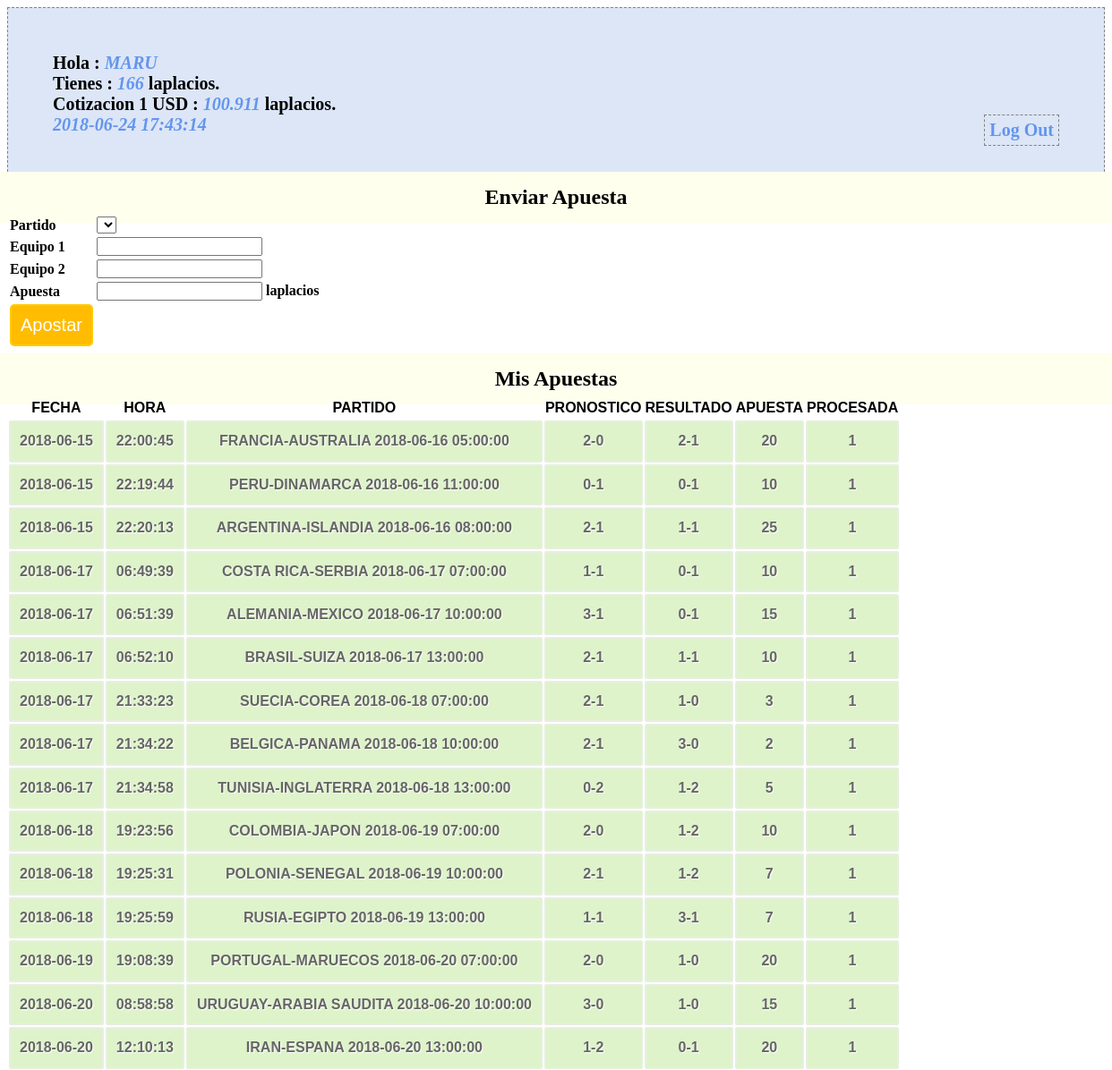
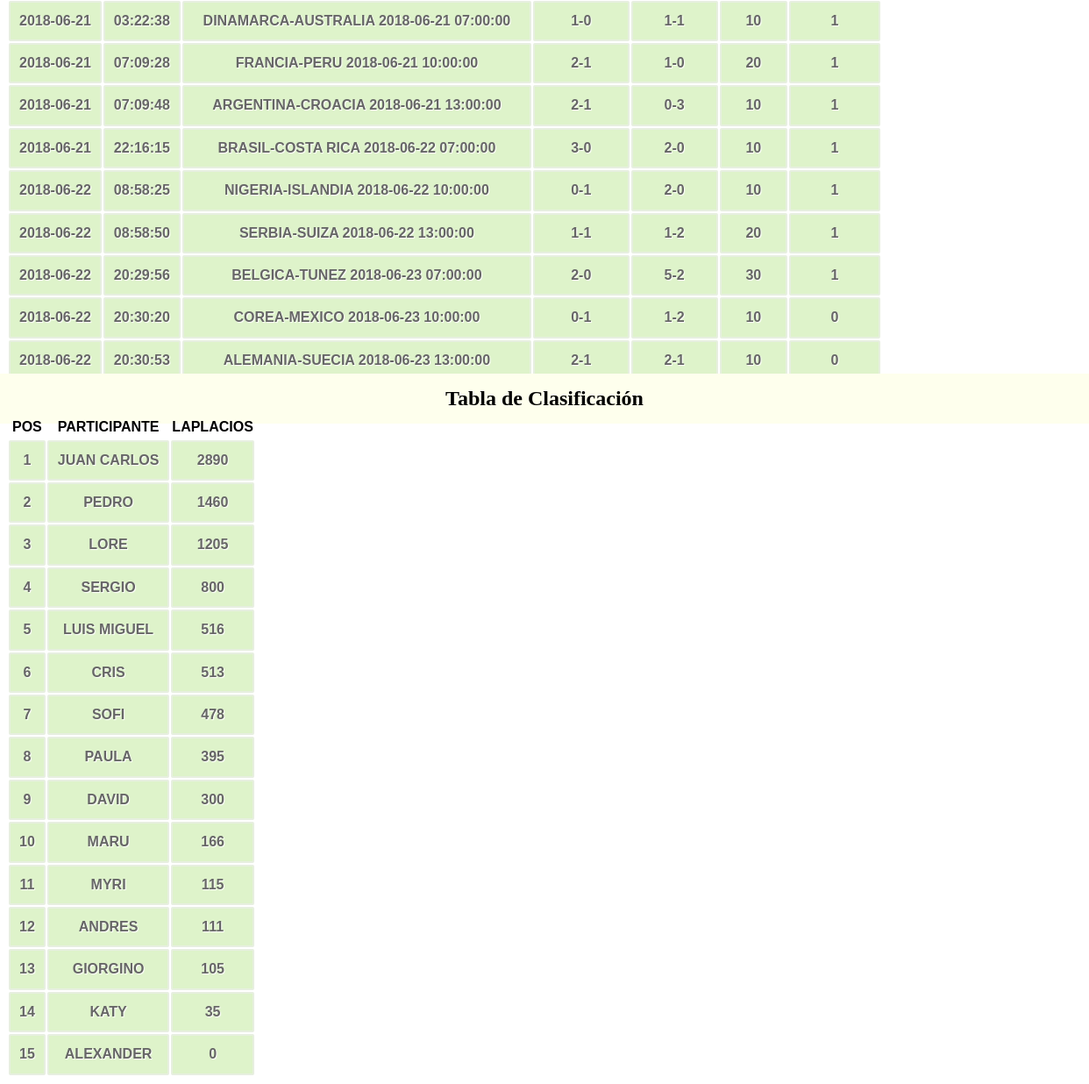
/profile.php (signed in), run on the app's committed database (2 pictures, top to bottom).
### tables this page shows
CREATE TABLE `participantes` (
  `id_participante` bigint(20) unsigned NOT NULL AUTO_INCREMENT COMMENT 'id participante',
  `nombre` varchar(60) NOT NULL COMMENT 'nombre participante',
  `saldo` int(11) NOT NULL COMMENT 'valor del saldo',
  `passwd` varchar(10) NOT NULL,
  PRIMARY KEY (`id_participante`),
  UNIQUE KEY `id_participante` (`id_participante`)
);

CREATE TABLE `banco_central_laplacio` (
  `total_laplacios` int(11) NOT NULL,
  `total_dolares` int(11) NOT NULL,
  `reserva` int(11) NOT NULL,
  `impresos` int(11) NOT NULL,
  `cotizacion` float NOT NULL
);

CREATE TABLE `apuestas` (
  `id_apuesta` bigint(20) unsigned NOT NULL AUTO_INCREMENT,
  `id_participante` bigint(20) NOT NULL,
  `id_partido` bigint(20) NOT NULL,
  `apuesta_equipo_1` int(11) NOT NULL,
  `apuesta_equipo_2` int(11) NOT NULL,
  `apuesta_valor` int(11) NOT NULL,
  `apuesta_fecha` date NOT NULL,
  `apuesta_hora` time NOT NULL,
  `procesada` tinyint(1) DEFAULT NULL,
  PRIMARY KEY (`id_apuesta`),
  UNIQUE KEY `id_apuesta` (`id_apuesta`)
);

CREATE TABLE `partidos` (
  `id_partido` bigint(20) unsigned NOT NULL AUTO_INCREMENT,
  `equipo_1` varchar(50) NOT NULL,
  `equipo_2` varchar(50) NOT NULL,
  `fecha` date NOT NULL,
  `hora` time NOT NULL,
  `resultado_equipo_1` int(11) DEFAULT NULL,
  `resultado_equipo_2` int(11) DEFAULT NULL,
  `revisado` tinyint(1) DEFAULT NULL,
  PRIMARY KEY (`id_partido`),
  UNIQUE KEY `id_partido` (`id_partido`)
);

### conn.php (called while the page is built, shortened)
<?php
$connection = mysql_connect("localhost", "laplacios2018", "");
$user_check=$_SESSION['login_user'];
$ses_sql=mysql_query("select id_participante,nombre,saldo from participantes where nombre='$user_check'", $connection);
$row = mysql_fetch_assoc($ses_sql);
$login_session =$row['nombre'];
$login_id = $row['id_participante'];
$login_saldo = $row['saldo'];
?>

### session.php (called while the page is built, shortened)
<?php
require_once('conn.php');
$current_date = date('Y-m-d');
$current_time = date('H:i:s');
$bets_query=mysql_query("select * from apuestas where id_participante='$login_id'");
$leader_query= mysql_query("select nombre,saldo from participantes order by saldo desc");
$total_banco_prev_query = mysql_query("SELECT * FROM banco_central_laplacio WHERE 1");
$total_banco_prev_row = mysql_fetch_array($total_banco_prev_query);
?>

### profile.php (the view, shortened to what this page needs)
<?php
include('session.php');
?>
<!DOCTYPE html>
<html>
<head>
<link href="style.css" rel="stylesheet" type="text/css">
</head>
<body>
<div id="profile">
<b id="welcome">Hola : <i><?php echo $login_session;?></i></b><br/>
<b>Tienes : <i><?php echo $login_saldo;?></i> laplacios.</b><br/>
<b>Cotizacion 1 USD : <i><?php echo $total_banco_prev_row[4];?></i> laplacios.</b><br/>
<b><i><?php echo $current_date.' '.$current_time; ?></i>
<b id="logout"><a href="logout.php">Log Out</a></b>
</div>
<div>
  <h2>Enviar Apuesta</h2>
  <form id="form" name="form" method="post" action="">
  <table>
    <tr>
      <td>Partido</td>
      <td>
        <select name="id_partido">
          <?php
          echo "</select>";
          ?>
      </td>
    </tr>
    <tr>
      <td>Equipo 1</td>
      <td><input id="number" min="0" step="1" type="number" name="apuesta_equipo_1" /></td>
    </tr>
    <tr>
      <td>Equipo 2</td>
      <td><input id="number" min="0" step="1" type="number" name="apuesta_equipo_2" /></td>
    </tr>
    <tr>
      <td>Apuesta</td>
      <td><input id="number" min="0" step="1" type="number" name="apuesta_valor" /> laplacios</td>
    </tr>
    <tr>
      <td><input type="submit" name="submit" id="submit" value="Apostar" /></td>
    </tr>
  </table>
  </form>
</div>
<div class="">
  <h2>Mis Apuestas</h2>
  <table class="table1">
    <thead>
      <tr>
        <th>FECHA</th>
        <th>HORA</th>
        <th>PARTIDO</th>
        <th>PRONOSTICO</th>
        <th>RESULTADO</th>
        <th>APUESTA</th>
        <th>PROCESADA</th>
      </tr>
    </thead>
    <tbody>
    <?php
      while($bet = mysql_fetch_array($bets_query)){
        $g_query = mysql_query("select * from partidos where id_partido='$bet[2]'");
        $g_row = mysql_fetch_array($g_query);
        $match = $g_row[1].'-'.$g_row[2].' '.$g_row[3].' '.$g_row[4];
        $pron = $bet[3].'-'.$bet[4];
        $resultado = $g_row[5].'-'.$g_row[6];
        echo '<tr><td>'.$bet[6].'</td>'.'<td>'.$bet[7].'</td>'.'<td>'.$match.'</td>'.'<td>'.$pron.'</td><td>'.$resultado.'</td><td>'.$bet[5].'</td><td>'.$bet[8].'</td></tr>';
      }
    ?>
    </tbody>
  </table>
</div>
<div class="">
  <h2>Tabla de Clasificación</h2>
  <table class="table1">
    <thead>
      <tr>
        <th>POS</th>
        <th>PARTICIPANTE</th>
        <th>LAPLACIOS</th>
      </tr>
    </thead>
    <tbody>
      <?php
      $indice=1;
      while ($participant = mysql_fetch_array($leader_query)){
        echo '<tr><td>'.$indice.'</td><td>'.$participant[0].'</td><td>'.$participant[1].'</td></tr>';
        $indice = $indice+1;
      }
      ?>
    </tbody>
  </table>
</div>
</body>

### style.css (style rules this page uses)
h2 { background-color:#FEFFED; text-align:center; border-radius:10px 10px 0 0; margin:-10px -40px; padding:15px }
input[type=submit] { width:100%; background-color:#FFBC00; color:#fff; border:2px solid #FFCB00; padding:10px; font-size:20px; cursor:pointer; border-radius:5px; margin-bottom:15px }
#profile { padding:50px; border:1px dashed grey; font-size:20px; background-color:#DCE6F7 }
#logout { float:right; padding:5px; border:dashed 1px gray }
a { text-decoration:none; color:#6495ed }
i { color:#6495ed }
table.table1 { font-family: "Trebuchet MS", sans-serif; font-size: 16px; font-weight: bold; line-height: 1.4em; font-style: normal; border-collapse:separate; }
.table1 tbody td { padding:10px; text-align:center; background-color:#DEF3CA; border: 2px solid #E7EFE0; -moz-border-radius:2px; -webkit-border-radius:2px; border-radius:2px; color:#666; text-shadow:1px 1px 1px #fff; }

### data on the page
participantes: nombre "MARU", saldo "166"
banco_central_laplacio: cotizacion "100.911"
apuestas: apuesta_fecha "2018-06-15", apuesta_hora "22:00:45", id_partido.hora "FRANCIA-AUSTRALIA 2018-06-16 05:00:00", pron "2-0", id_partido.resultado_equipo_2 "2-1", apuesta_valor "20", procesada "1"
apuestas: apuesta_fecha "2018-06-15", apuesta_hora "22:19:44", id_partido.hora "PERU-DINAMARCA 2018-06-16 11:00:00", pron "0-1", id_partido.resultado_equipo_2 "0-1", apuesta_valor "10", procesada "1"
apuestas: apuesta_fecha "2018-06-15", apuesta_hora "22:20:13", id_partido.hora "ARGENTINA-ISLANDIA 2018-06-16 08:00:00", pron "2-1", id_partido.resultado_equipo_2 "1-1", apuesta_valor "25", procesada "1"
apuestas: apuesta_fecha "2018-06-17", apuesta_hora "06:49:39", id_partido.hora "COSTA RICA-SERBIA 2018-06-17 07:00:00", pron "1-1", id_partido.resultado_equipo_2 "0-1", apuesta_valor "10", procesada "1"
apuestas: apuesta_fecha "2018-06-17", apuesta_hora "06:51:39", id_partido.hora "ALEMANIA-MEXICO 2018-06-17 10:00:00", pron "3-1", id_partido.resultado_equipo_2 "0-1", apuesta_valor "15", procesada "1"
apuestas: apuesta_fecha "2018-06-17", apuesta_hora "06:52:10", id_partido.hora "BRASIL-SUIZA 2018-06-17 13:00:00", pron "2-1", id_partido.resultado_equipo_2 "1-1", apuesta_valor "10", procesada "1"
apuestas: apuesta_fecha "2018-06-17", apuesta_hora "21:33:23", id_partido.hora "SUECIA-COREA 2018-06-18 07:00:00", pron "2-1", id_partido.resultado_equipo_2 "1-0", apuesta_valor "3", procesada "1"
apuestas: apuesta_fecha "2018-06-17", apuesta_hora "21:34:22", id_partido.hora "BELGICA-PANAMA 2018-06-18 10:00:00", pron "2-1", id_partido.resultado_equipo_2 "3-0", apuesta_valor "2", procesada "1"
apuestas: apuesta_fecha "2018-06-17", apuesta_hora "21:34:58", id_partido.hora "TUNISIA-INGLATERRA 2018-06-18 13:00:00", pron "0-2", id_partido.resultado_equipo_2 "1-2", apuesta_valor "5", procesada "1"
apuestas: apuesta_fecha "2018-06-18", apuesta_hora "19:23:56", id_partido.hora "COLOMBIA-JAPON 2018-06-19 07:00:00", pron "2-0", id_partido.resultado_equipo_2 "1-2", apuesta_valor "10", procesada "1"
apuestas: apuesta_fecha "2018-06-18", apuesta_hora "19:25:31", id_partido.hora "POLONIA-SENEGAL 2018-06-19 10:00:00", pron "2-1", id_partido.resultado_equipo_2 "1-2", apuesta_valor "7", procesada "1"
apuestas: apuesta_fecha "2018-06-18", apuesta_hora "19:25:59", id_partido.hora "RUSIA-EGIPTO 2018-06-19 13:00:00", pron "1-1", id_partido.resultado_equipo_2 "3-1", apuesta_valor "7", procesada "1"
apuestas: apuesta_fecha "2018-06-19", apuesta_hora "19:08:39", id_partido.hora "PORTUGAL-MARUECOS 2018-06-20 07:00:00", pron "2-0", id_partido.resultado_equipo_2 "1-0", apuesta_valor "20", procesada "1"
apuestas: apuesta_fecha "2018-06-20", apuesta_hora "08:58:58", id_partido.hora "URUGUAY-ARABIA SAUDITA 2018-06-20 10:00:00", pron "3-0", id_partido.resultado_equipo_2 "1-0", apuesta_valor "15", procesada "1"
apuestas: apuesta_fecha "2018-06-20", apuesta_hora "12:10:13", id_partido.hora "IRAN-ESPANA 2018-06-20 13:00:00", pron "1-2", id_partido.resultado_equipo_2 "0-1", apuesta_valor "20", procesada "1"
apuestas: apuesta_fecha "2018-06-21", apuesta_hora "03:22:38", id_partido.hora "DINAMARCA-AUSTRALIA 2018-06-21 07:00:00", pron "1-0", id_partido.resultado_equipo_2 "1-1", apuesta_valor "10", procesada "1"
apuestas: apuesta_fecha "2018-06-21", apuesta_hora "07:09:28", id_partido.hora "FRANCIA-PERU 2018-06-21 10:00:00", pron "2-1", id_partido.resultado_equipo_2 "1-0", apuesta_valor "20", procesada "1"
apuestas: apuesta_fecha "2018-06-21", apuesta_hora "07:09:48", id_partido.hora "ARGENTINA-CROACIA 2018-06-21 13:00:00", pron "2-1", id_partido.resultado_equipo_2 "0-3", apuesta_valor "10", procesada "1"
apuestas: apuesta_fecha "2018-06-21", apuesta_hora "22:16:15", id_partido.hora "BRASIL-COSTA RICA 2018-06-22 07:00:00", pron "3-0", id_partido.resultado_equipo_2 "2-0", apuesta_valor "10", procesada "1"
apuestas: apuesta_fecha "2018-06-22", apuesta_hora "08:58:25", id_partido.hora "NIGERIA-ISLANDIA 2018-06-22 10:00:00", pron "0-1", id_partido.resultado_equipo_2 "2-0", apuesta_valor "10", procesada "1"
apuestas: apuesta_fecha "2018-06-22", apuesta_hora "08:58:50", id_partido.hora "SERBIA-SUIZA 2018-06-22 13:00:00", pron "1-1", id_partido.resultado_equipo_2 "1-2", apuesta_valor "20", procesada "1"
apuestas: apuesta_fecha "2018-06-22", apuesta_hora "20:29:56", id_partido.hora "BELGICA-TUNEZ 2018-06-23 07:00:00", pron "2-0", id_partido.resultado_equipo_2 "5-2", apuesta_valor "30", procesada "1"
apuestas: apuesta_fecha "2018-06-22", apuesta_hora "20:30:20", id_partido.hora "COREA-MEXICO 2018-06-23 10:00:00", pron "0-1", id_partido.resultado_equipo_2 "1-2", apuesta_valor "10", procesada "0"
apuestas: apuesta_fecha "2018-06-22", apuesta_hora "20:30:53", id_partido.hora "ALEMANIA-SUECIA 2018-06-23 13:00:00", pron "2-1", id_partido.resultado_equipo_2 "2-1", apuesta_valor "10", procesada "0"
participantes: nombre "JUAN CARLOS", saldo "2890"
participantes: nombre "PEDRO", saldo "1460"
participantes: nombre "LORE", saldo "1205"
participantes: nombre "SERGIO", saldo "800"
participantes: nombre "LUIS MIGUEL", saldo "516"
participantes: nombre "CRIS", saldo "513"
participantes: nombre "SOFI", saldo "478"
participantes: nombre "PAULA", saldo "395"
participantes: nombre "DAVID", saldo "300"
participantes: nombre "MYRI", saldo "115"
participantes: nombre "ANDRES", saldo "111"
participantes: nombre "GIORGINO", saldo "105"
participantes: nombre "KATY", saldo "35"
participantes: nombre "ALEXANDER", saldo "0"

### other printed values
$current_date "2018-06-24"
$current_time "17:43:14"
